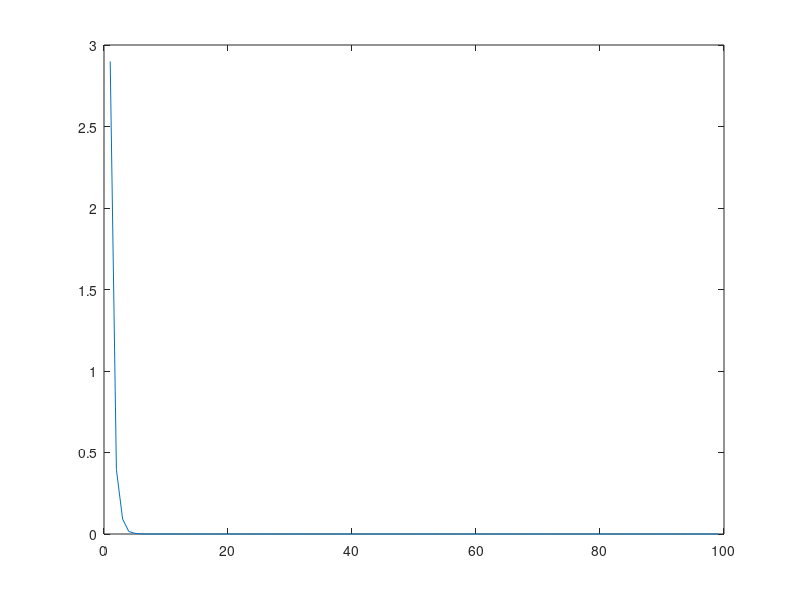

Reproduce this figure in MATLAB.
%%%% Feedback Nash equilibria
%%%% Non-Cooperative Linear-Quadratic Differential Games 
clear;clc;close all;
clear all
close all
clc

%%%% 4 阶extended模型

A=[0 1 0 0;
    -28 -3.67 0 0;
    0 0 -1 pi/5;
    0 0 pi/5 -1];
Atest =  [-0.1 pi/5;
    pi/5 -0.1];
B1=[0;3.33; 0; 0];B2=[0;3.33; 0; 0];
% 
% 
% M=1396;
% Iz=1750;
% a=1.25;
% b=1.32;
% Cf=100700;
% Cr=86240;
% G=20.04;
% % vmax=20;
% % vmin=10;
% vx = 10;
% 
% a11=-(Cf+Cr)/(M*vx);
% a12=-(a*Cf-b*Cr)/(M*vx);
% a21=-(a*Cf-b*Cr)/(Iz*vx);
% a22=-(a^2*Cf+b^2*Cr)/(Iz*vx);
% a23 = (Cf+Cr)/(M);
% a43 = (a*Cf-b*Cr)/(Iz);
% 
% A=[0 1 0 0; 0 a11  a23  a12; 0 0 0 1; 0 a21 a43 a22];
% B1=[0;Cf/(M*G);0;a*Cf/(Iz*G)]; 
% B2=[0;Cf/(M*G);0;a*Cf/(Iz*G)]; 
Q1=diag([1,2,1,1]);R1=1;
Q2=diag([2,1,1,1]);R2=1;

P1=[1 0.1 1 1;
    0.1 1 1 1;
    1 1 1 1;
    1 1 1 1];
P2=[1 0.1 1 1;
    0.1 1 1 1;
    1 1 1 1;
    1 1 1 1];
ite=1;%iteMax=10;%20000;
iteMax=100;
maxN=1;
%while ((maxN > 10e-3 )&& (ite<iteMax)  ) ???
%while  maxN > 10e-2
while  ite<iteMax
A22=A-B1*inv(R1)*B1'*P1;
A11=A-B2*inv(R2)*B2'*P2;

[K2,P2,E2] = lqr(A22, B2, Q2, R2);
[K1,P1,E1] = lqr(A11, B1, Q1, R1);

A1L=A-B2*inv(R2)*B2'*P2;
A2L=A-B1*inv(R1)*B1'*P1;

N1L=A1L'*P1+P1*A1L-P1*B1*inv(R1)*B1'*P1+Q1;
N2L=A2L'*P2+P2*A2L-P2*B2*inv(R2)*B2'*P2+Q2;
maxN(ite) = max( norm(N1L,inf) ,norm(N2L,inf));
ite=ite+1
end
P1
P2
K1=inv(R1)*B1'*P1
K2=inv(R2)*B2'*P2
plot(maxN);

% K1=[0.393319893190329,0.273132129507922,6.846359012049240,0.370579686724889];
% K2=[1.074569931823545,0.173956392036126,6.040823516941583,0.355848388389530];

% A=[0 1 0; 0 0 1;-35 -27 -9];
% B=[0 0 1]';
% Q=[1 0 0;0 1 0;0 0 1];
% R=[1];
% 
% [K P E] = lqr(A, B, Q, R)
% 
%  eigenvalue=diag(P);
% 
%  lamda=max(eigenvalue)%P的最大特征值
% A=[0 1;0 0];
% 
% B1=[0;1];B2=[1;1];
% 
% R1=0.5;R2=2;
% Q1=[6 10;10 18];
% Q2=[6 13;13 30]

% %%%%%%%%%%%%%%%%% 2 order
% A=[0 1;-28 -3.67];B1=[0;3.33];B2=[0;3.33];
% R1=1;R2=1;
% Q1=[1 0;0 1];
% Q2=[2 0;0 1];
% 
% P1=[1 0.1;0.1 1];P2=[1 1;1 1];
% ite=1;%iteMax=10;%20000;
% iteMax=100;
% maxN=1;
% %while ((maxN > 10e-3 )&& (ite<iteMax)  ) ???
% %while  maxN > 10e-2
% while  ite<iteMax
% A22=A-B1*inv(R1)*B1'*P1;
% A11=A-B2*inv(R2)*B2'*P2;
% 
% [K2,P2,E2] = lqr(A22, B2, Q2, R2);
% [K1,P1,E1] = lqr(A11, B1, Q1, R1);
% 
% A1L=A-B2*inv(R2)*B2'*P2;
% A2L=A-B1*inv(R1)*B1'*P1;
% 
% N1L=A1L'*P1+P1*A1L-P1*B1*inv(R1)*B1'*P1+Q1;
% N2L=A2L'*P2+P2*A2L-P2*B2*inv(R2)*B2'*P2+Q2;
% maxN(ite) = max( norm(N1L,inf) ,norm(N2L,inf));
% ite=ite+1
% end
% P1
% P2
% K1=inv(R1)*B1'*P1
% K2=inv(R2)*B2'*P2
% plot(maxN);

%%%  K1 =    0.3429    0.2872  
%%%  K2 =    0.1698    0.8539

% K1 = [0.058445855837018,0.323523976928711];
% K2 = [0.117295148012668,0.335866825739659];
